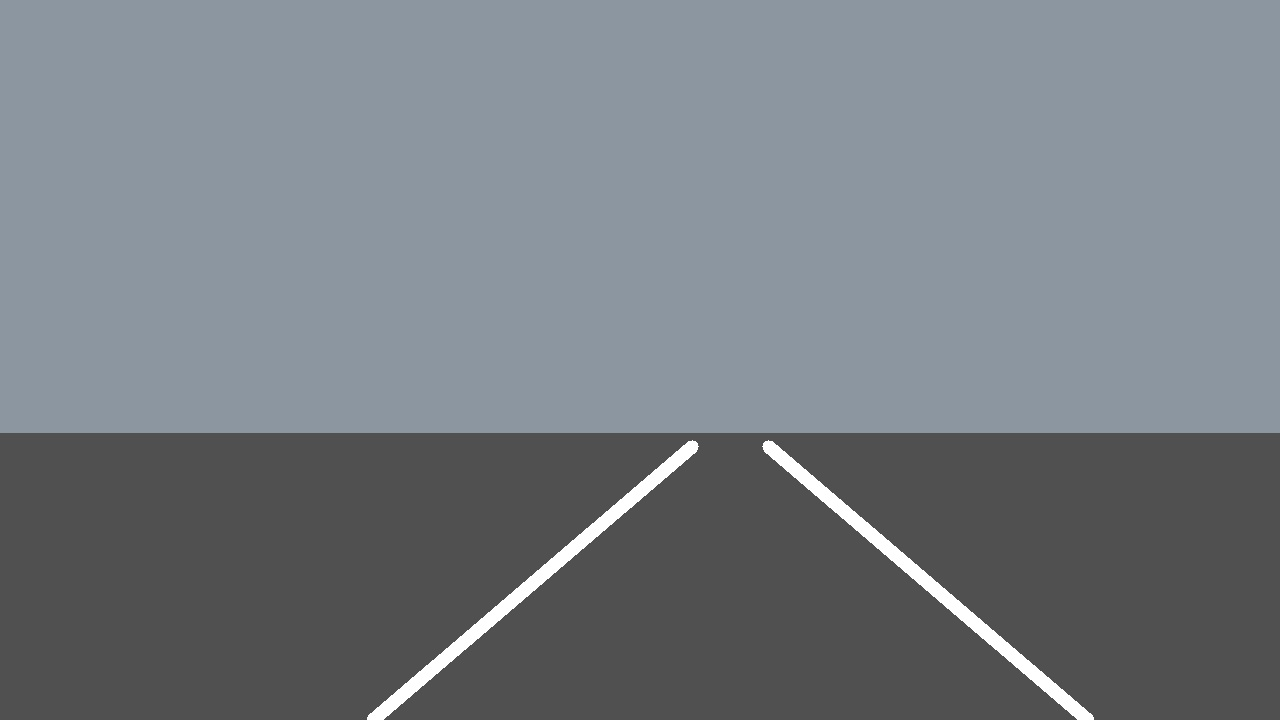
#> input picture AI Assessment-2026/Assingments/Lame detecting AI agent/lane_agent/sample_data/synthetic_road_sample.jpg, 1280 x 720 px
$ python -i preprocessing.py   (imports and definitions only)   (older library calls are emulated)
#> lines starting #> are read from the running program, lines starting #| are printed output that depends on the picture
#> further down, picture is the input picture: shape (720, 1280, 3); mean B, G, R 130.3, 124.2, 118.2
"""
Weather-robust preprocessing.

Road images captured in different weather/lighting conditions (bright sun,
overcast, dusk/night, rain, fog) vary hugely in contrast, brightness and
noise. These functions normalize a frame before feature extraction so the
same thresholds in `detector.py` work across conditions.

Techniques used:
    - Auto brightness estimation -> gamma correction (dark / night frames)
    - CLAHE (adaptive histogram equalization) -> low-contrast / foggy frames
    - Light denoising -> rain / sensor noise
"""

from __future__ import annotations
import cv2
import numpy as np


def estimate_brightness(gray: np.ndarray) -> float:
    """Mean pixel intensity in [0, 255]."""
    return float(np.mean(gray))


# [16 lines left out: function auto_gamma_correct, not called in this run]


def apply_clahe(bgr: np.ndarray, clip_limit: float = 2.5, tile_grid: int = 8) -> np.ndarray:
    """
    Contrast-Limited Adaptive Histogram Equalization on the L channel of
    LAB color space. Restores contrast lost to fog/haze/overcast glare
    without blowing out color channels.
    """
#> called with clip_limit = 2.5, tile_grid = 8
    lab = cv2.cvtColor(bgr, cv2.COLOR_BGR2LAB)
#> lab: shape (720, 1280, 3); mean of channels 0, 1, 2 131.1, 127.4, 124.4
    l_channel, a_channel, b_channel = cv2.split(lab)
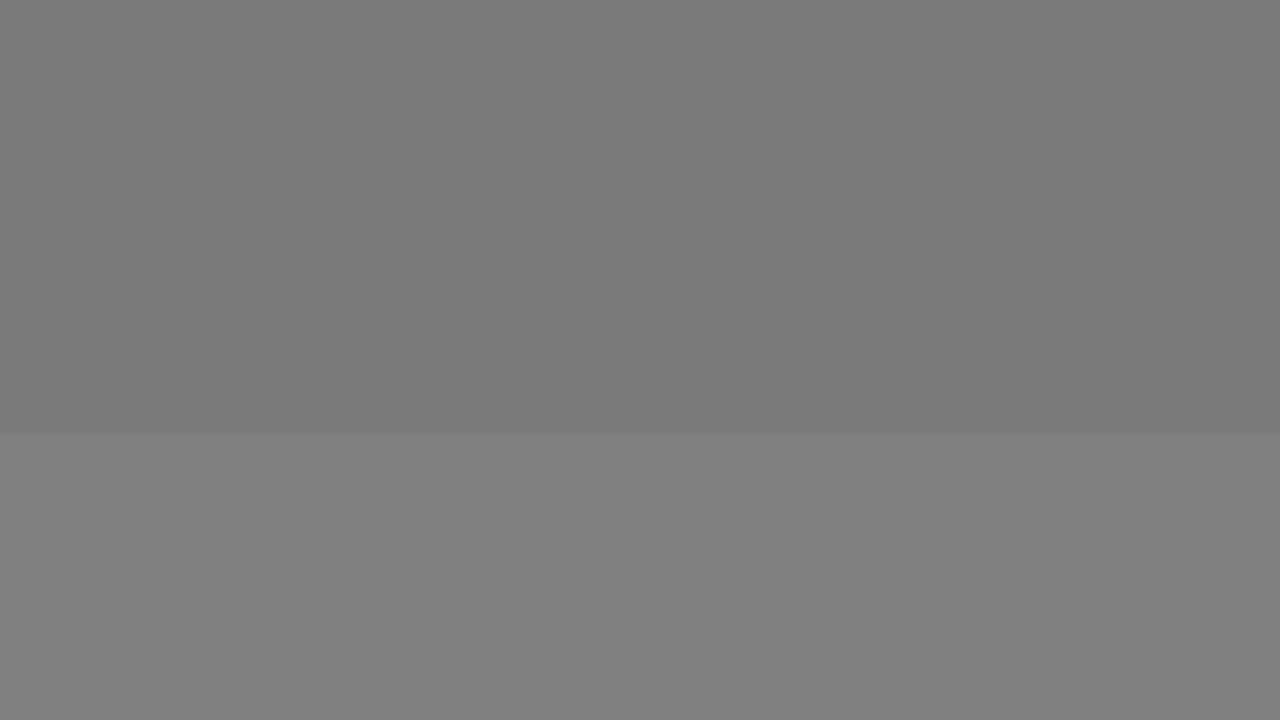
#> b_channel: shape (720, 1280); min 122, max 128, mean 124.4
    clahe = cv2.createCLAHE(clipLimit=clip_limit, tileGridSize=(tile_grid, tile_grid))
    l_eq = clahe.apply(l_channel)
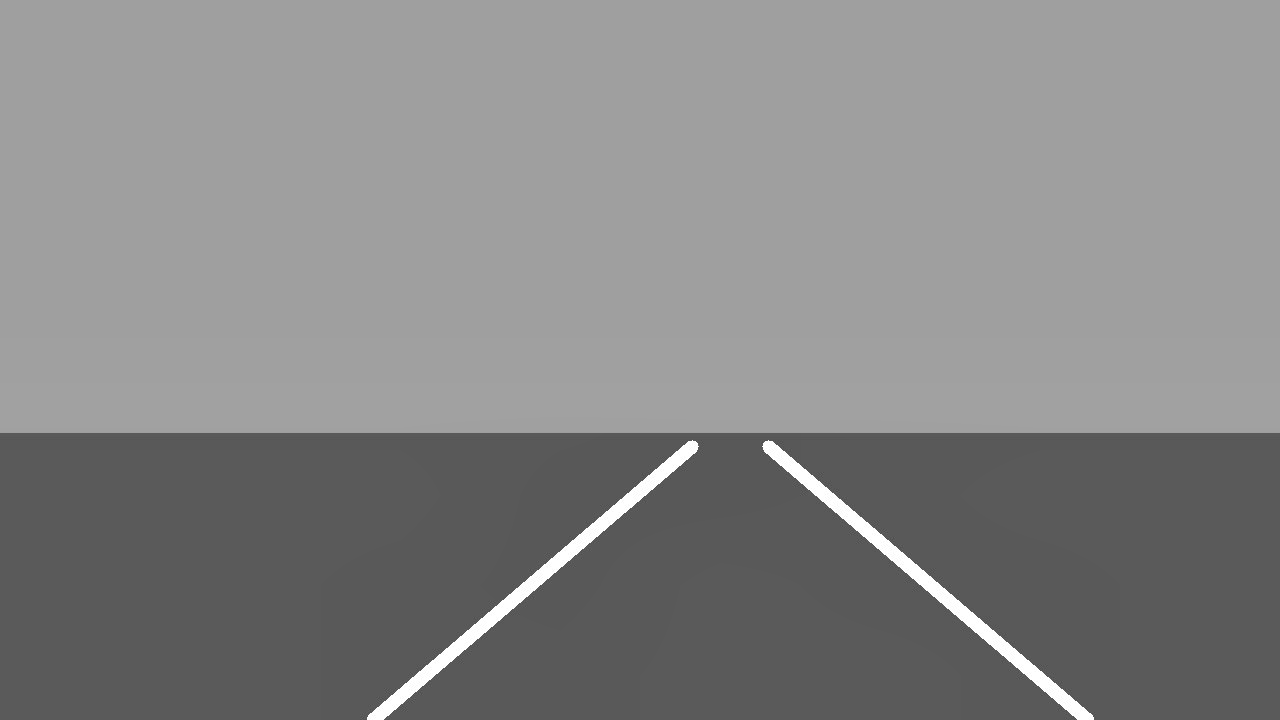
#> l_eq: shape (720, 1280); min 73, max 255, mean 133.5
    merged = cv2.merge((l_eq, a_channel, b_channel))
#> merged: shape (720, 1280, 3); mean of channels 0, 1, 2 133.5, 127.4, 124.4
    return cv2.cvtColor(merged, cv2.COLOR_LAB2BGR)


# [55 lines left out: functions auto_denoise, preprocess_frame, estimate_condition_confidence_penalty, not called in this run]

>>> import cv2
>>> picture = cv2.imread('../sample_data/synthetic_road_sample.jpg')
>>> result = apply_clahe(picture)
